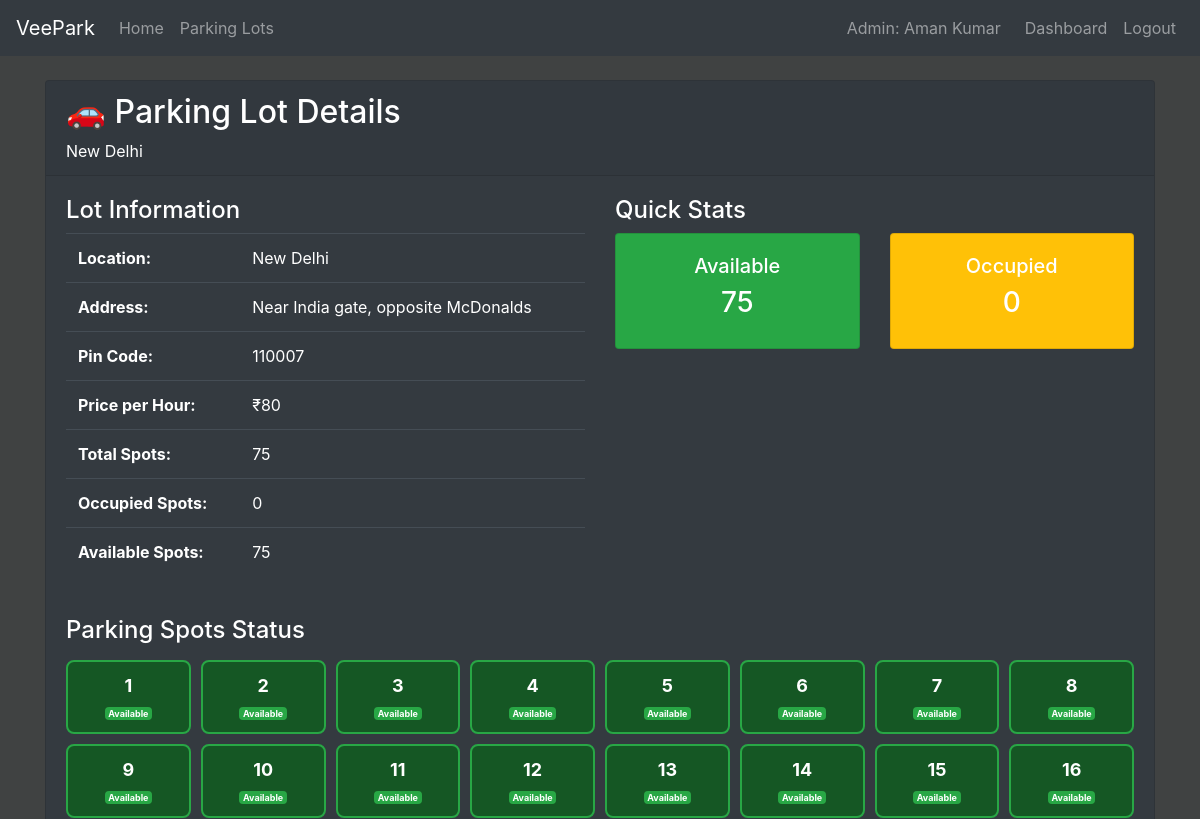
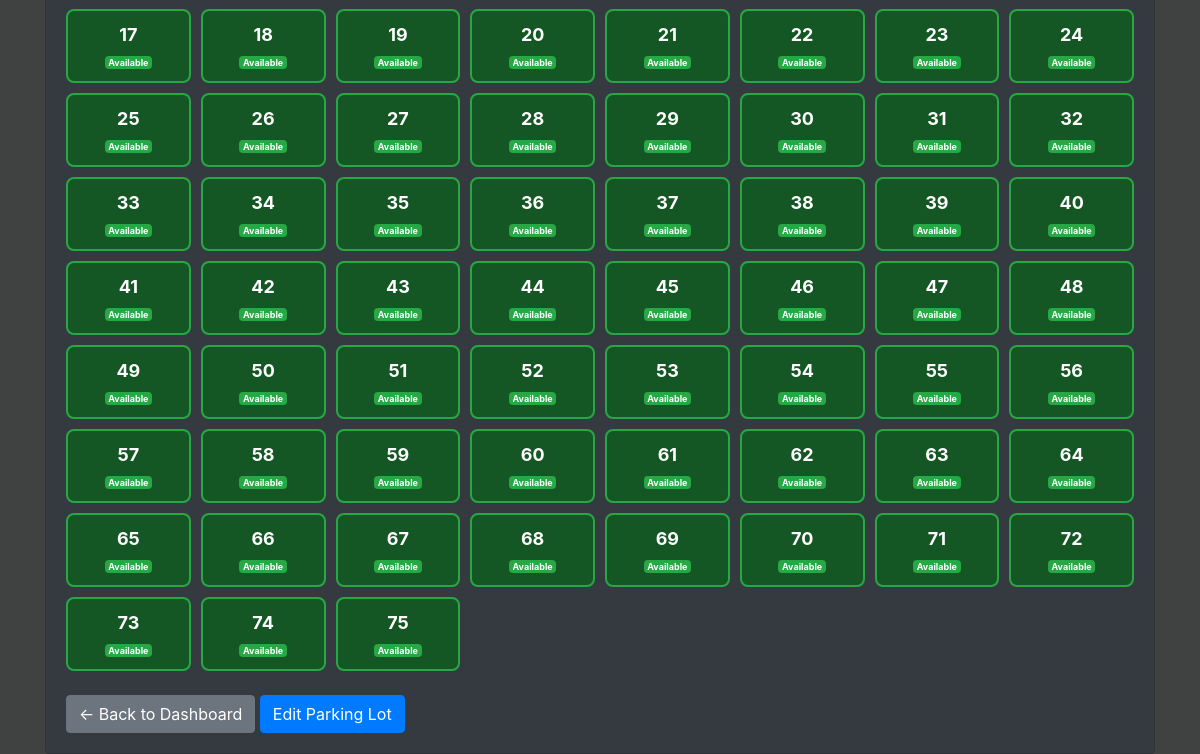
/admin/parking-lots/1 (signed in), run on an earlier commit of the app's database (2 pictures, top to bottom).
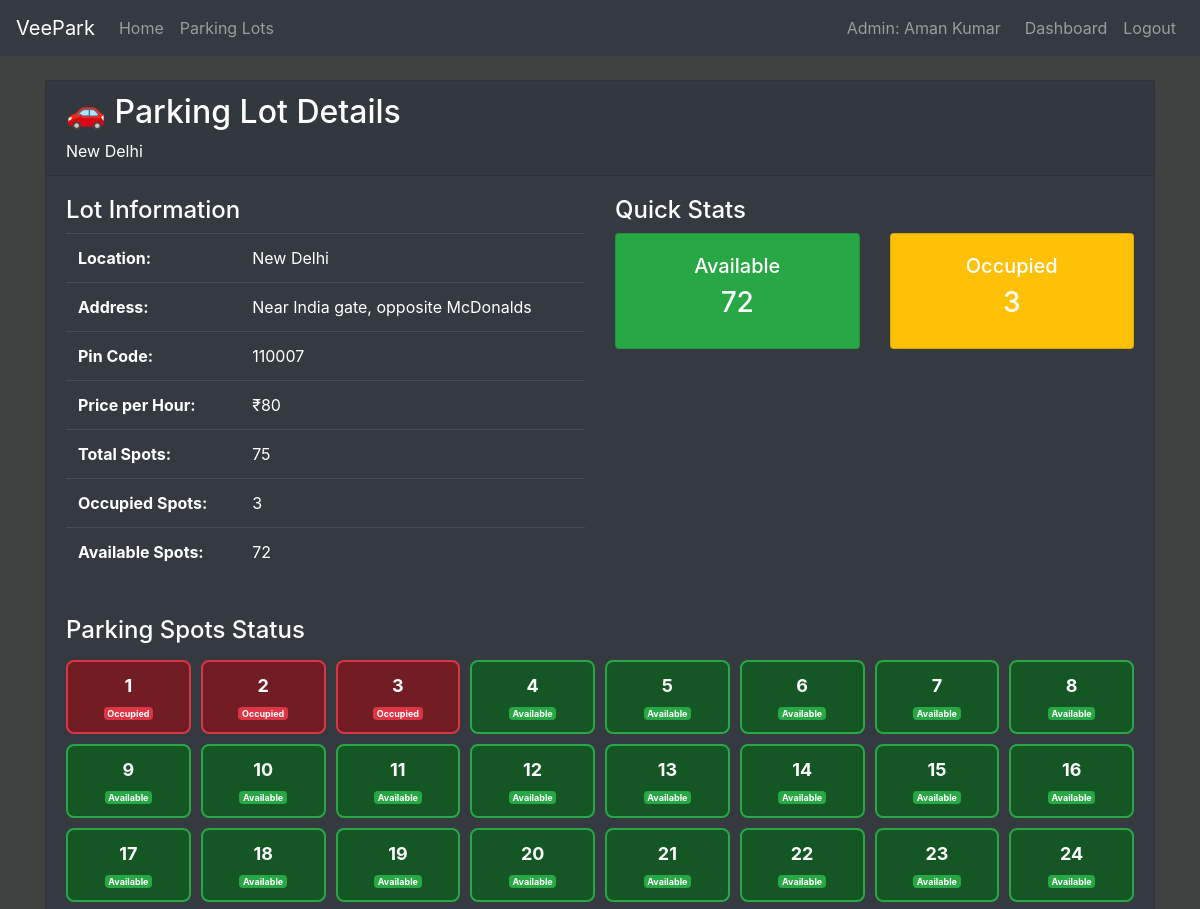
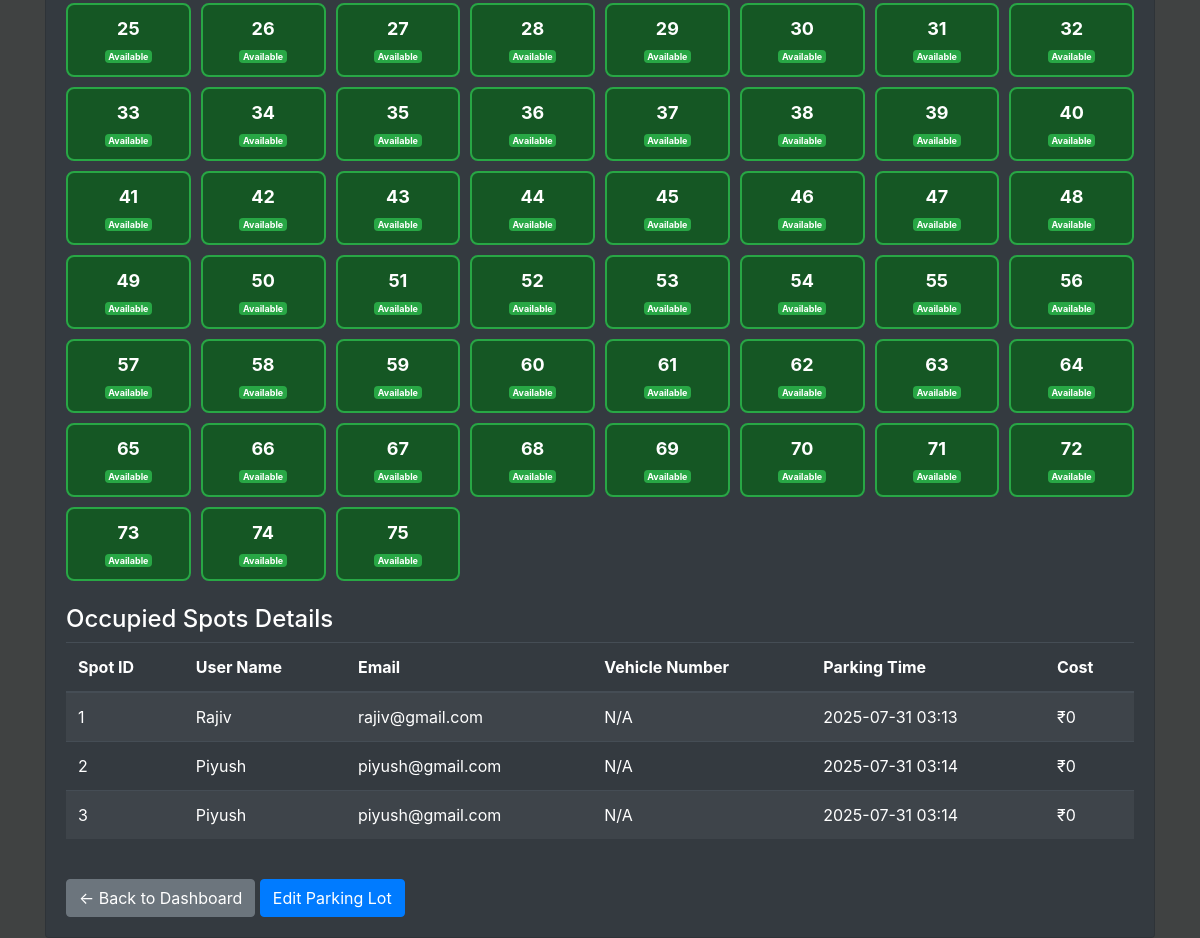
And on a later commit of the database (2 pictures, top to bottom).
### models/models.py (models this page shows, shortened)
class ParkingLot(db.Model):
    __tablename__ = 'parking_lot'
    id=db.Column(db.Integer(), primary_key=True)
    location = db.Column(db.String(50), nullable=False)
    pincode=db.Column(db.Integer(), nullable=False)
    price=db.Column(db.Integer(), nullable=False)
    maxSpots=db.Column(db.Integer(), nullable=False)
    address=db.Column(db.String(200), nullable=False)
    occupied=db.Column(db.Integer(), default=0)
    parking_spots = db.relationship('ParkingSpot', backref='parking_lot', lazy=True)

class ParkingSpot(db.Model):
    __tablename__ = 'parking_spot'
    id=db.Column(db.Integer(), primary_key=True)
    lotid=db.Column(db.Integer(), db.ForeignKey('parking_lot.id'), nullable=False)
    status = db.Column(db.String(5), default="A")
    veichleNumber=db.Column(db.String(20), nullable=True)

class User(db.Model):
    __tablename__ = 'user'
    id= db.Column(db.Integer(), primary_key=True)
    fullname = db.Column(db.String(30), nullable = False)
    email = db.Column(db.String(25), unique = True,nullable = False)
    password = db.Column(db.String(), nullable= False)
    role = db.Column(db.String(10), nullable=False, default='user')
    status=db.Column(db.Integer(), nullable=False)
    reservations_by_email = db.relationship('ReserveParkingSpot', backref='user_email_rel', foreign_keys='ReserveParkingSpot.email', primaryjoin="User.email == ReserveParkingSpot.email", lazy=True)

class ReserveParkingSpot(db.Model):
    __tablename__ = 'reserve_parking_spot'
    id=db.Column(db.Integer(), primary_key=True)
    spotid=db.Column(db.Integer(), db.ForeignKey('parking_spot.id'), nullable=False)
    lotid=db.Column(db.Integer(), db.ForeignKey('parking_lot.id'), nullable=False)
    email=db.Column(db.String(25), db.ForeignKey('user.email'), nullable=False)
    veichleNumber=db.Column(db.String(50), nullable=True)
    parking_time=db.Column(db.DateTime, nullable=False, default=datetime.datetime.now)
    release_time=db.Column(db.DateTime, nullable=True)
    parkingcost=db.Column(db.Integer(), nullable=True, default=0)
    ispaid=db.Column(db.Integer(), default=0)
    parking_spot_rel = db.relationship('ParkingSpot', backref='reservations', foreign_keys=[spotid], lazy=True)
    parking_lot_rel = db.relationship('ParkingLot', backref='reservations', foreign_keys=[lotid], lazy=True)

### controllers/controllers.py (the view)
@controllers.route('/admin/parking-lots/<int:lot_id>')
def view_parking_lot_details(lot_id):
    if not session.get('user_id') or session.get('user_role') != 'admin':
        flash('Access denied. Admin login required.', 'danger')
        return redirect(url_for('controllers.admin_login'))
    parking_lot = ParkingLot.query.get_or_404(lot_id)
    parking_spots = ParkingSpot.query.filter_by(lotid=lot_id).all()
    occupied_spots_with_details = []
    for spot in parking_spots:
        if spot.status == "O":
            reservation = ReserveParkingSpot.query.filter_by(spotid=spot.id).first()
            if reservation:
                occupied_spots_with_details.append({
                    'spot': spot,
                    'reservation': reservation,
                    'user': User.query.filter_by(email=reservation.email).first()
                })
    return render_template('parking_lot_details.html',
                         parking_lot=parking_lot,
                         parking_spots=parking_spots,
                         occupied_spots_with_details=occupied_spots_with_details)

### templates/parking_lot_details.html (shortened to what the changed rows need)
{% extends 'index.html' %}
{% block content %}
<div class="container mt-4">
    <div class="row">
        <div class="col-12">
            <div class="card bg-dark text-white">
                <div class="card-header">
                    <h2>🚗 Parking Lot Details</h2>
                    <p class="mb-0">{{ parking_lot.location }}</p>
                </div>
                <div class="card-body">
                    <div class="row mb-4">
                        <div class="col-md-6">
                            <table class="table table-dark">
                                <tr>
                                    <td><strong>Location:</strong></td>
                                    <td>{{ parking_lot.location }}</td>
                                </tr>
                                <tr>
                                    <td><strong>Address:</strong></td>
                                    <td>{{ parking_lot.address }}</td>
                                </tr>
                                <tr>
                                    <td><strong>Pin Code:</strong></td>
                                    <td>{{ parking_lot.pincode }}</td>
                                </tr>
                                <tr>
                                    <td><strong>Price per Hour:</strong></td>
                                    <td>₹{{ parking_lot.price }}</td>
                                </tr>
                                <tr>
                                    <td><strong>Total Spots:</strong></td>
                                    <td>{{ parking_lot.maxSpots }}</td>
                                </tr>
                                <tr>
                                    <td><strong>Occupied Spots:</strong></td>
                                    <td>{{ parking_lot.occupied }}</td>
                                </tr>
                                <tr>
                                    <td><strong>Available Spots:</strong></td>
                                    <td>{{ parking_lot.maxSpots - parking_lot.occupied }}</td>
                                </tr>
                            </table>
                        </div>
                        <div class="col-md-6">
                            <div class="row">
                                <div class="col-6">
                                    <div class="card bg-success text-white mb-2">
                                        <div class="card-body text-center">
                                            <h5>Available</h5>
                                            <h3>{{ parking_lot.maxSpots - parking_lot.occupied }}</h3>
                                        </div>
                                    </div>
                                </div>
                                <div class="col-6">
                                    <div class="card bg-warning text-white mb-2">
                                        <div class="card-body text-center">
                                            <h5>Occupied</h5>
                                            <h3>{{ parking_lot.occupied }}</h3>
                                        </div>
                                    </div>
                                </div>
                            </div>
                        </div>
                    </div>
                    <div class="row mb-4">
                        <div class="col-12">
                            <div class="parking-spots-grid">
                                {% for spot in parking_spots %}
                                <div class="spot-item {% if spot.status == 'O' %}occupied{% else %}available{% endif %}">
                                    <div class="spot-number">{{ spot.id }}</div>
                                    <div class="spot-status">
                                        {% if spot.status == 'O' %}
                                            <span class="badge badge-danger">Occupied</span>
                                        {% else %}
                                            <span class="badge badge-success">Available</span>
                                        {% endif %}
                                    </div>
                                </div>
                                {% endfor %}
                            </div>
                        </div>
                    </div>
                    {% if occupied_spots_with_details %}
                    <div class="row mb-4">
                        <div class="col-12">
                            <h4>Occupied Spots Details</h4>
                            <div class="table-responsive">
                                <table class="table table-dark table-striped">
                                    <thead>
                                        <tr>
                                            <th>Spot ID</th>
                                            <th>User Name</th>
                                            <th>Email</th>
                                            <th>Vehicle Number</th>
                                            <th>Parking Time</th>
                                            <th>Cost</th>
                                        </tr>
                                    </thead>
                                    <tbody>
                                        {% for item in occupied_spots_with_details %}
                                        <tr>
                                            <td>{{ item.spot.id }}</td>
                                            <td>{{ item.user.fullname if item.user else 'N/A' }}</td>
                                            <td>{{ item.reservation.email }}</td>
                                            <td>{{ item.reservation.veichleNumber or 'N/A' }}</td>
                                            <td>{{ item.reservation.parking_time.strftime('%Y-%m-%d %H:%M') }}</td>
                                            <td>₹{{ item.reservation.parkingcost or 0 }}</td>
                                        </tr>
                                        {% endfor %}
                                    </tbody>
                                </table>
                            </div>
                        </div>
                    </div>
                    {% endif %}
                </div>
            </div>
        </div>
    </div>
</div>
{% endblock %}

What changed in the data, as far as the page shows it:
changed ParkingLot "New Delhi": occupied "0" → "3"; parking_lot.maxSpots-parking_lot.occupied "75" → "72"
changed ParkingSpot id 1: status "Available" → "Occupied"
changed ParkingSpot id 2: status "Available" → "Occupied"
changed ParkingSpot id 3: status "Available" → "Occupied"
now on this page (row unchanged): User: user "Rajiv"
added ReserveParkingSpot: reservation.email "rajiv@gmail.com", reservation "N/A", reservation.parking_time "2025-07-31 03:13", reservation "0"
now on this page (row unchanged): User: user "Piyush" "Piyush"
added ReserveParkingSpot: reservation.email "piyush@gmail.com", reservation "N/A", reservation.parking_time "2025-07-31 03:14", reservation "0"
added ReserveParkingSpot: reservation.email "piyush@gmail.com", reservation "N/A", reservation.parking_time "2025-07-31 03:14", reservation "0"
Also different on the page:
text now shown: "Occupied Spots Details Spot ID User Name Email Vehicle Number Parking Time Cost"
new list line: "1"
new list line: "2"
new list line: "3"
